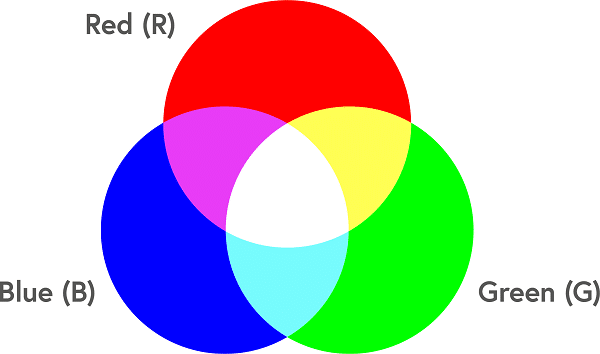
#> input picture OpenCV/Img/he-mau-rgb.png, 600 x 354 px, found by its file name
$ python 'Color Space Overview.py'
#> lines starting #> are read from the running program, lines starting #| are printed output that depends on the picture
# Tổng quan màu

import cv2

path = r"D:\Project Python AI\OpenCV\Img\he-mau-rgb.png"

image = cv2.imread(path)
#> image is the input picture: shape (354, 600, 3); mean B, G, R 194.9, 194.1, 195.6

B, G, R = cv2.split(image)
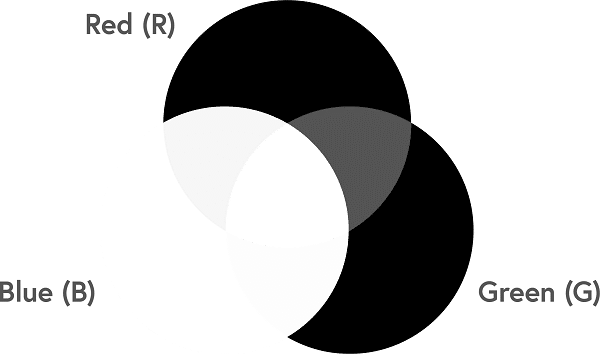
#> B: shape (354, 600); min 0, max 255, mean 194.9
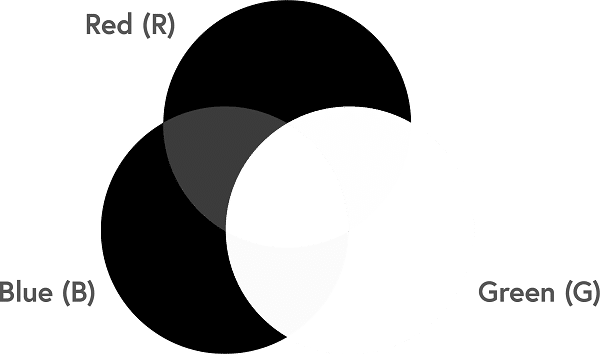
#> G: shape (354, 600); min 0, max 255, mean 194.1
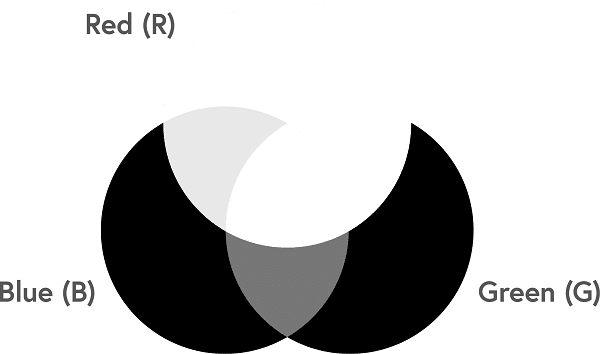
#> R: shape (354, 600); min 0, max 255, mean 195.6

cv2.imshow("Anh goc", image)

cv2.imshow("Blue", B)
cv2.imshow("Green", G)
cv2.imshow("Red", R)

cv2.waitKey()
